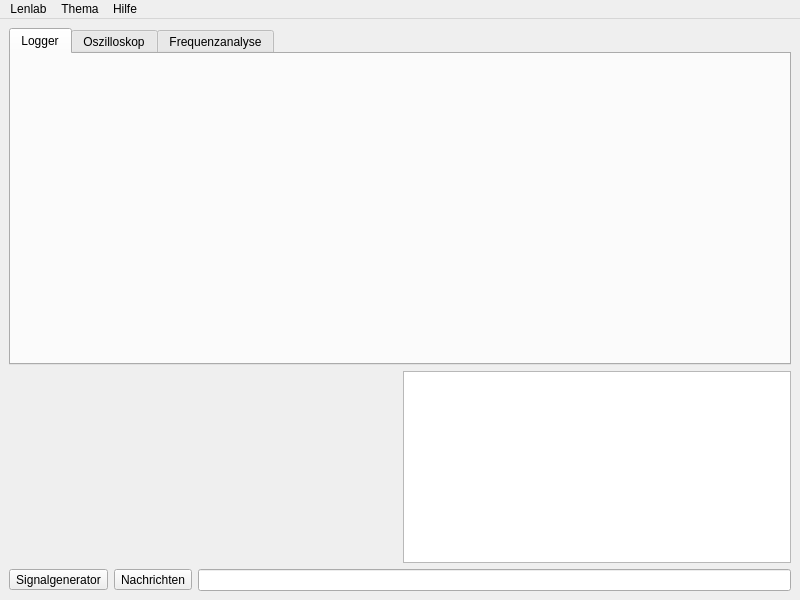
<?xml version="1.0" encoding="UTF-8"?>
<ui version="4.0">
 <class>gui::MainWindow</class>
 <widget class="QMainWindow" name="gui::MainWindow">
  <property name="geometry">
   <rect>
    <x>0</x>
    <y>0</y>
    <width>800</width>
    <height>600</height>
   </rect>
  </property>
  <widget class="QWidget" name="centralwidget">
   <layout class="QHBoxLayout" name="horizontalLayout_3">
    <item>
     <layout class="QVBoxLayout" name="verticalLayout" stretch="1,0,0">
      <item>
       <widget class="QTabWidget" name="tabWidget">
        <property name="currentIndex">
         <number>0</number>
        </property>
        <widget class="gui::LoggerForm" name="loggerTab">
         <attribute name="title">
          <string>Logger</string>
         </attribute>
        </widget>
        <widget class="gui::OscilloscopeForm" name="oscilloscopeTab">
         <attribute name="title">
          <string>Oszilloskop</string>
         </attribute>
        </widget>
        <widget class="gui::FrequencyForm" name="FrequencyTab">
         <attribute name="title">
          <string>Frequenzanalyse</string>
         </attribute>
        </widget>
       </widget>
      </item>
      <item>
       <layout class="QHBoxLayout" name="horizontalLayout" stretch="1,1">
        <item>
         <widget class="gui::SignalForm" name="signal" native="true">
          <property name="enabled">
           <bool>true</bool>
          </property>
          <property name="sizePolicy">
           <sizepolicy hsizetype="Preferred" vsizetype="Minimum">
            <horstretch>0</horstretch>
            <verstretch>0</verstretch>
           </sizepolicy>
          </property>
          <property name="minimumSize">
           <size>
            <width>0</width>
            <height>174</height>
           </size>
          </property>
         </widget>
        </item>
        <item>
         <widget class="QPlainTextEdit" name="logPlainTextEdit">
          <property name="sizePolicy">
           <sizepolicy hsizetype="Expanding" vsizetype="Minimum">
            <horstretch>0</horstretch>
            <verstretch>0</verstretch>
           </sizepolicy>
          </property>
          <property name="minimumSize">
           <size>
            <width>0</width>
            <height>174</height>
           </size>
          </property>
         </widget>
        </item>
       </layout>
      </item>
      <item>
       <layout class="QHBoxLayout" name="horizontalLayout_2" stretch="0,0,1">
        <item>
         <widget class="QToolButton" name="signalButton">
          <property name="text">
           <string>Signalgenerator</string>
          </property>
          <property name="checkable">
           <bool>true</bool>
          </property>
         </widget>
        </item>
        <item>
         <widget class="QToolButton" name="logButton">
          <property name="text">
           <string>Nachrichten</string>
          </property>
          <property name="checkable">
           <bool>true</bool>
          </property>
          <property name="checked">
           <bool>false</bool>
          </property>
         </widget>
        </item>
        <item>
         <widget class="QLineEdit" name="logLineEdit"/>
        </item>
       </layout>
      </item>
     </layout>
    </item>
   </layout>
  </widget>
  <widget class="QMenuBar" name="menubar">
   <property name="geometry">
    <rect>
     <x>0</x>
     <y>0</y>
     <width>800</width>
     <height>20</height>
    </rect>
   </property>
   <widget class="QMenu" name="menuLenlab">
    <property name="title">
     <string>Lenlab</string>
    </property>
    <addaction name="actionSaveData"/>
    <addaction name="actionSaveImage"/>
    <addaction name="separator"/>
    <addaction name="actionQuit"/>
   </widget>
   <widget class="QMenu" name="menuHilfe">
    <property name="title">
     <string>Hilfe</string>
    </property>
    <addaction name="actionAbout"/>
   </widget>
   <widget class="QMenu" name="menuThema">
    <property name="title">
     <string>Thema</string>
    </property>
   </widget>
   <addaction name="menuLenlab"/>
   <addaction name="menuThema"/>
   <addaction name="menuHilfe"/>
  </widget>
  <action name="actionSaveData">
   <property name="text">
    <string>Daten speichern...</string>
   </property>
  </action>
  <action name="actionQuit">
   <property name="text">
    <string>Beenden</string>
   </property>
  </action>
  <action name="actionSaveImage">
   <property name="text">
    <string>Bild speichern...</string>
   </property>
  </action>
  <action name="actionHandbuch">
   <property name="text">
    <string>Handbuch</string>
   </property>
  </action>
  <action name="actionAbout">
   <property name="text">
    <string>Über</string>
   </property>
  </action>
 </widget>
 <customwidgets>
  <customwidget>
   <class>gui::SignalForm</class>
   <extends>QWidget</extends>
   <header>gui/signalform.h</header>
   <container>1</container>
  </customwidget>
  <customwidget>
   <class>gui::LoggerForm</class>
   <extends>QWidget</extends>
   <header>gui/loggerform.h</header>
   <container>1</container>
  </customwidget>
  <customwidget>
   <class>gui::OscilloscopeForm</class>
   <extends>QWidget</extends>
   <header>gui/oscilloscopeform.h</header>
   <container>1</container>
  </customwidget>
  <customwidget>
   <class>gui::FrequencyForm</class>
   <extends>QWidget</extends>
   <header>gui/frequencyform.h</header>
   <container>1</container>
  </customwidget>
 </customwidgets>
 <resources/>
 <connections/>
</ui>
